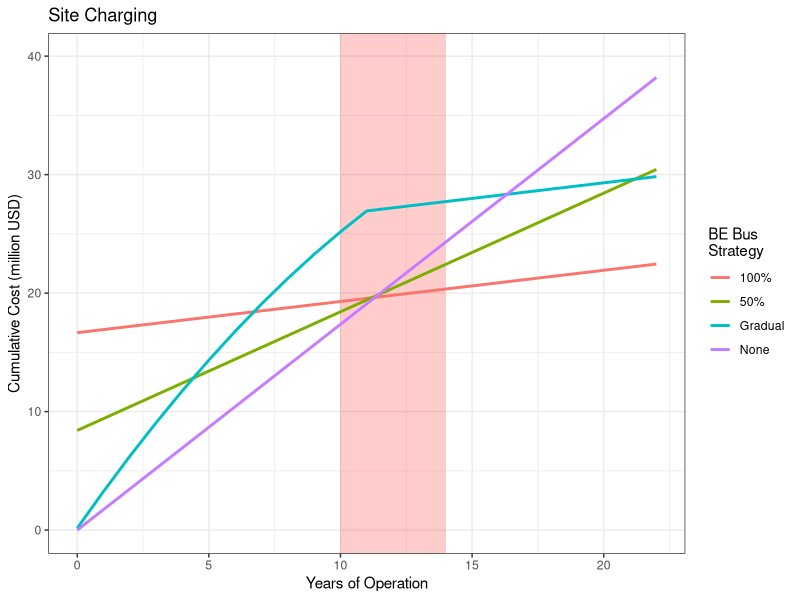
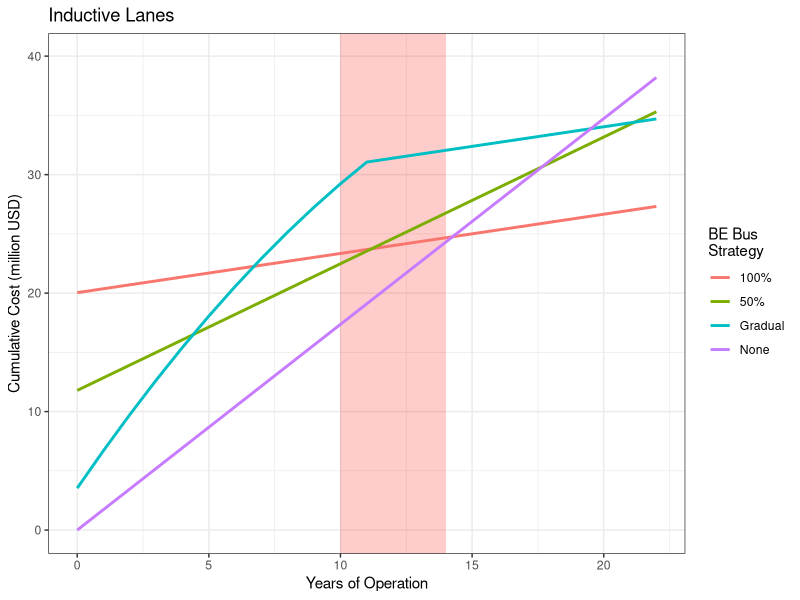

Here is the R script that generated these plots, in order:
## ---- chunk 1
knitr::opts_chunk$set(
	echo = FALSE,
	message = FALSE,
	warning = FALSE
)

library(tidyverse)
library(ggthemes)
library(kableExtra)
## ---- chunk 2
costs <- readxl::read_xlsx("data/bus.xlsx", range = "A1:H25")

fullcosts <- costs %>% 
	mutate(
		"50L100B" = `50lanes` + `100bus`,
		"50L50B" = `50lanes`+ `50bus`,
		"50LXXB" = `50lanes` + `XXbus/yr`,
		"OPP100B" = XXopp + `100bus`,
		"OPP50B" = XXopp + `50bus`,
		"OPPXXB" = XXopp + `XXbus/yr`,
		"DCFC100B" = XXdcfc + `100bus`,
		"DCFC50B" = XXdcfc + `50bus`,
		"DCFCXXB" = XXdcfc + `XXbus/yr`
)

scenarios <- fullcosts %>% 
	select(-(`50lanes`:`XXbus/yr`), -which(str_detect(colnames(.), "DCFC"))) %>% 
	pivot_longer(-Year, names_to = "Ebus", values_to = "Cost") %>% 
	transmute(
		Year,
		Scenario = case_when(
			str_detect(Ebus, "50L") ~ "Lanes",
			str_detect(Ebus, "OPP") ~ "Chargers",
			TRUE ~ "None"
		),
		Ebus = case_when(
			str_detect(Ebus, "100B") ~ "100%",
			str_detect(Ebus, "50B") ~ "50%",
			str_detect(Ebus, "XXB") ~ "Gradual",
			TRUE ~ "None"
		),
		CostM = Cost / 1000000
	)
## ---- chunk 3
#| uvx

uvx <- read_csv("data/uvx.csv", col_names = FALSE)

uvx %>% 
	kbl(
		align = 'lrl',
		col.names = c("Utah Valley Express (830X)", "", ""),
		booktabs = TRUE,
		caption = "UVX Route Information") %>% 
	kable_styling(latex_options = "hold_position")
## ---- chunk 4
#| xe

xe <- read_csv("data/xe60.csv", col_names = FALSE)

xe %>% 
	kbl(
		align = 'lrl',
		col.names = c("New Flyer XE 60", "", ""),
		booktabs = TRUE,
		caption = "New Flyer XE 60 Information") %>% 
	kable_styling(latex_options = "hold_position")
## ---- chunk 5
#| costs

tribble(
	~item, ~cap, ~mo,
	"XE 60 Bus", 750000, 7000,
	"XDE 60 Bus", 1000000, 50000,
	"Plug-in Charger", 20000, 400,
	"Overhead Charger", 40000, 800,
	"Inductive Lanes (per mile)", 322000, 6400
) %>% 
	kbl(
		col.names = c("", "Capital Cost (USD)", "Maintenance Cost (USD/yr)"),
		caption = "Fleet Costs",
		booktabs = TRUE
	) %>% 
	kable_styling(latex_options = "hold_position")
## ---- chunk 6
#| site,
#| fig.height = 4,
#| fig.cap = "Cumulative cost based on site charging. The shaded area indicates the typical lifespan of equipment and vehicles, so replacement costs are added at this time.",
#| fig.pos = "h"

scenarios %>% 
	filter(Scenario != "Lanes") %>% 
	ggplot(aes(x = Year, y = CostM, color = Ebus)) +
	annotate("rect", xmin = 10, xmax = 14, ymin = -Inf, ymax = Inf,
					 alpha = 0.2, fill = "red") +
	geom_line(linewidth = 1) +
	theme_bw() +
	lims(x = c(NA,22)) +
	labs(x = "Years of Operation",
			 y = "Cumulative Cost (million USD)",
			 color = "BE Bus\nStrategy",
			 title = "Site Charging")
## ---- chunk 7
#| lanes,
#| fig.height = 4,
#| fig.cap = "Cumulative cost based on inductive lane charging. The shaded area indicates the typical lifespan of equipment and vehicles, so replacement costs are added at this time.",
#| fig.pos = "h"

scenarios %>% 
	filter(Scenario != "Chargers") %>% 
	ggplot(aes(x = Year, y = CostM, color = Ebus)) +
	annotate("rect", xmin = 10, xmax = 14, ymin = -Inf, ymax = Inf,
					 alpha = 0.2, fill = "red") +
	geom_line(linewidth = 1) +
	theme_bw() +
	lims(x = c(NA,22)) +
	labs(x = "Years of Operation",
			 y = "Cumulative Cost (million USD)",
			 color = "BE Bus\nStrategy",
			 title = "Inductive Lanes")
